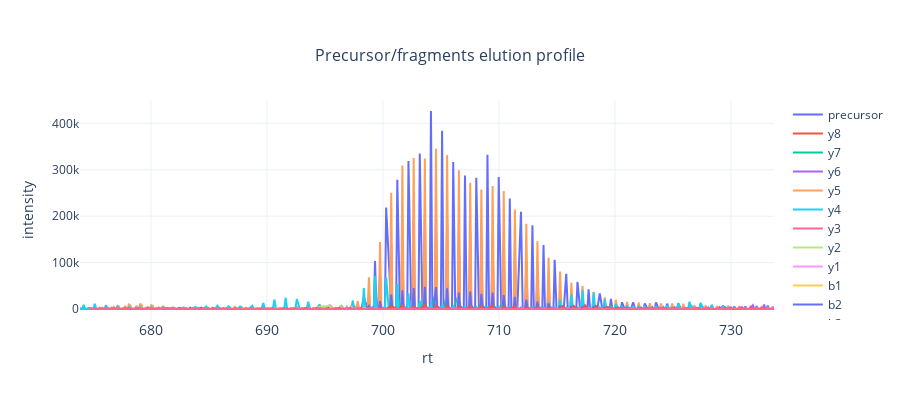

The notebook cell this image was saved under:
### Code cell
plot_elution_profile(
    bruker_raw_data, 
    fragment_data_indices, 
    peptide_info,
    title='Precursor/fragments elution profile'
)

### Figure 1 — Plotly figure (JSON) as saved in the notebook; plotly's stock layout.template omitted (floating-point values rounded to 4 significant figures; data arrays with more than 128 entries replaced by an {"elided": "..."} marker saying what was removed)
{"data": [{"hovertemplate": "<b>%{text}:</b> %{x};<br><b>Intensity:</b> %{y}.", "line": {"shape": "spline", "smoothing": 0}, "mode": "lines", "name": "precursor", "text": {"elided": "410 str values"}, "type": "scatter", "x": {"elided": "410 float values"}, "y": {"elided": "410 int values"}}, {"hovertemplate": "<b>%{text}:</b> %{x};<br><b>Intensity:</b> %{y}.", "line": {"shape": "spline", "smoothing": 0}, "mode": "lines", "name": "y8", "text": {"elided": "193 str values"}, "type": "scatter", "x": {"elided": "193 float values"}, "y": {"elided": "193 int values"}}, {"hovertemplate": "<b>%{text}:</b> %{x};<br><b>Intensity:</b> %{y}.", "line": {"shape": "spline", "smoothing": 0}, "mode": "lines", "name": "y7", "text": {"elided": "421 str values"}, "type": "scatter", "x": {"elided": "421 float values"}, "y": {"elided": "421 int values"}}, {"hovertemplate": "<b>%{text}:</b> %{x};<br><b>Intensity:</b> %{y}.", "line": {"shape": "spline", "smoothing": 0}, "mode": "lines", "name": "y6", "text": {"elided": "530 str values"}, "type": "scatter", "x": {"elided": "530 float values"}, "y": {"elided": "530 int values"}}, {"hovertemplate": "<b>%{text}:</b> %{x};<br><b>Intensity:</b> %{y}.", "line": {"shape": "spline", "smoothing": 0}, "mode": "lines", "name": "y5", "text": {"elided": "548 str values"}, "type": "scatter", "x": {"elided": "548 float values"}, "y": {"elided": "548 int values"}}, {"hovertemplate": "<b>%{text}:</b> %{x};<br><b>Intensity:</b> %{y}.", "line": {"shape": "spline", "smoothing": 0}, "mode": "lines", "name": "y4", "text": {"elided": "536 str values"}, "type": "scatter", "x": {"elided": "536 float values"}, "y": {"elided": "536 int values"}}, {"hovertemplate": "<b>%{text}:</b> %{x};<br><b>Intensity:</b> %{y}.", "line": {"shape": "spline", "smoothing": 0}, "mode": "lines", "name": "y3", "text": {"elided": "372 str values"}, "type": "scatter", "x": {"elided": "372 float values"}, "y": {"elided": "372 int values"}}, {"hovertemplate": "<b>%{text}:</b> %{x};<br><b>Intensity:</b> %{y}.", "line": {"shape": "spline", "smoothing": 0}, "mode": "lines", "name": "y2", "text": {"elided": "294 str values"}, "type": "scatter", "x": {"elided": "294 float values"}, "y": {"elided": "294 int values"}}, {"hovertemplate": "<b>%{text}:</b> %{x};<br><b>Intensity:</b> %{y}.", "line": {"shape": "spline", "smoothing": 0}, "mode": "lines", "name": "y1", "text": ["RT, min", "RT, min"], "type": "scatter", "x": [683.4, 718.4], "y": [9, 57]}, {"hovertemplate": "<b>%{text}:</b> %{x};<br><b>Intensity:</b> %{y}.", "line": {"shape": "spline", "smoothing": 0}, "mode": "lines", "name": "b1", "text": ["RT, min"], "type": "scatter", "x": [679.7], "y": [9]}, {"hovertemplate": "<b>%{text}:</b> %{x};<br><b>Intensity:</b> %{y}.", "line": {"shape": "spline", "smoothing": 0}, "mode": "lines", "name": "b2", "text": {"elided": "442 str values"}, "type": "scatter", "x": {"elided": "442 float values"}, "y": {"elided": "442 int values"}}, {"hovertemplate": "<b>%{text}:</b> %{x};<br><b>Intensity:</b> %{y}.", "line": {"shape": "spline", "smoothing": 0}, "mode": "lines", "name": "b3", "text": {"elided": "263 str values"}, "type": "scatter", "x": {"elided": "263 float values"}, "y": {"elided": "263 int values"}}, {"hovertemplate": "<b>%{text}:</b> %{x};<br><b>Intensity:</b> %{y}.", "line": {"shape": "spline", "smoothing": 0}, "mode": "lines", "name": "b4", "text": {"elided": "136 str values"}, "type": "scatter", "x": {"elided": "136 float values"}, "y": {"elided": "136 int values"}}, {"hovertemplate": "<b>%{text}:</b> %{x};<br><b>Intensity:</b> %{y}.", "line": {"shape": "spline", "smoothing": 0}, "mode": "lines", "name": "b5", "text": {"elided": "474 str values"}, "type": "scatter", "x": {"elided": "474 float values"}, "y": {"elided": "474 int values"}}, {"hovertemplate": "<b>%{text}:</b> %{x};<br><b>Intensity:</b> %{y}.", "line": {"shape": "spline", "smoothing": 0}, "mode": "lines", "name": "b6", "text": {"elided": "348 str values"}, "type": "scatter", "x": {"elided": "348 float values"}, "y": {"elided": "348 int values"}}, {"hovertemplate": "<b>%{text}:</b> %{x};<br><b>Intensity:</b> %{y}.", "line": {"shape": "spline", "smoothing": 0}, "mode": "lines", "name": "b7", "text": {"elided": "436 str values"}, "type": "scatter", "x": {"elided": "436 float values"}, "y": {"elided": "436 int values"}}, {"hovertemplate": "<b>%{text}:</b> %{x};<br><b>Intensity:</b> %{y}.", "line": {"shape": "spline", "smoothing": 0}, "mode": "lines", "name": "b8", "text": {"elided": "229 str values"}, "type": "scatter", "x": {"elided": "229 float values"}, "y": {"elided": "229 int values"}}], "layout": {"height": 400, "hovermode": "x", "showlegend": true, "title": {"font": {"size": 16}, "text": "Precursor/fragments elution profile", "x": 0.5, "xanchor": "center", "yanchor": "top"}, "width": 900, "xaxis": {"tickfont": {"size": 14}, "tickmode": "auto", "title": {"font": {"size": 14}, "text": "rt"}}, "yaxis": {"title": {"text": "intensity"}}}}
